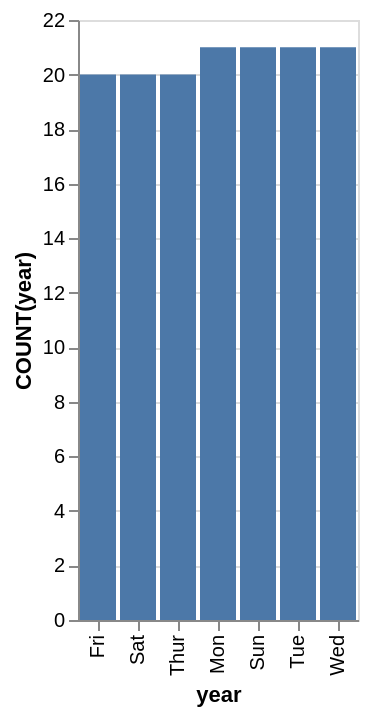

Source (Vega-Lite JSON):
### Vega-Lite specification from a JSON file in a GitHub repository (floating-point values rounded to 4 significant figures)
{"data": {"values": [{"x_data": "Fri", "y_data": 20}, {"x_data": "Sat", "y_data": 20}, {"x_data": "Thur", "y_data": 20}, {"x_data": "Mon", "y_data": 21}, {"x_data": "Sun", "y_data": 21}, {"x_data": "Tue", "y_data": 21}, {"x_data": "Wed", "y_data": 21}]}, "mark": "bar", "encoding": {"x": {"field": "x_data", "type": "nominal", "title": "year", "sort": {"op": "sum", "field": "y_data", "order": "ascending"}}, "y": {"field": "y_data", "type": "quantitative", "title": "COUNT(year)"}}}
